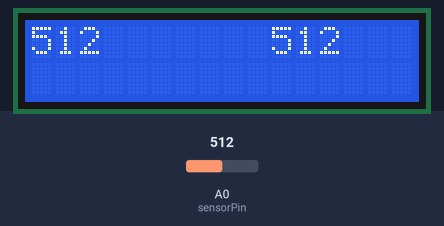
Bench run of a sketch on a simulated Arduino Nano, built with avr-gcc and run on an emulated ATmega328P. Shown: 16×2 character LCD. The test bench sets the inputs (shaded band); at power-on: A0 (sensorPin) = 512.

Above: at 1.2 s.
1.3 s: A0 (sensorPin) set to 716
At 3.2 s:
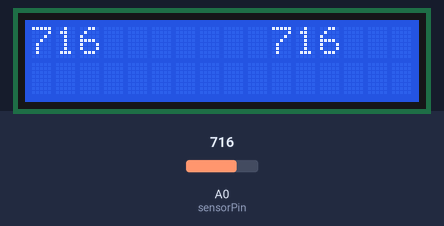
3.5 s: A0 (sensorPin) set to 900
At 4.9 s:
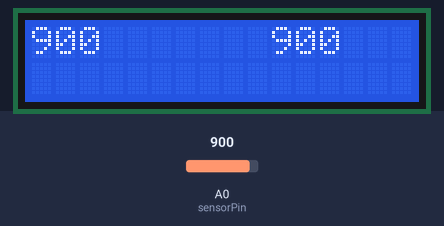
5.5 s: A0 (sensorPin) set to 1023
At 6.5 s:
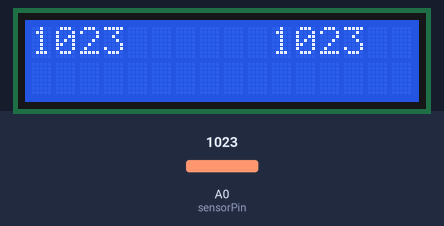
Timing chart, 0 to 8.5 s (numbered marks = the images above; inputs shaded):
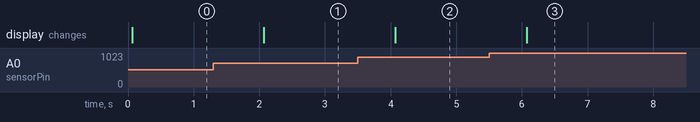

The sketch:

prueba_sensor_nano.ino
```cpp
#include <LiquidCrystal.h>
#include <TimerOne.h>

LiquidCrystal lcd(7,6,5,4,3,2);

int sensorPin = A0;
int sensorValue = 0;
int maxSegon = 0;
int maxRecord = 0;

void setup() {
  // Interrupts tiempo
  Timer1.initialize(10000);              //10ms
  Timer1.attachInterrupt(getDades);
  // Init LCD
  lcd.begin(16,2);
  //lcd.print("Hello there");
  //lcd.setCursor(0, 1);
  //lcd.print("general rabioli");

  pinMode(sensorPin, INPUT);
  Serial.begin(9600);
}

void calcularMaxSegon() {
  if(sensorValue > maxSegon) maxSegon = sensorValue;
}

void calcularMaxRecord() {
  if(maxSegon > maxRecord) maxRecord = maxSegon;
}

void getDades() {
  sensorValue = analogRead(sensorPin);
  calcularMaxSegon();
}

void printPantalla() {
  lcd.setCursor(0, 0);
  lcd.print(maxSegon);
  lcd.setCursor(10, 0);
  lcd.print(maxRecord);
}

void loop() {
  calcularMaxRecord();
  printPantalla();
  maxSegon = 0;
  delay(1000);
}
```

Measured:
- after the input at 1.3 s, the display: changes after 0.77 s (image 1)
- after the input at 3.5 s, the display: changes after 0.57 s (image 2)
- after the input at 5.5 s, the display: changes after 0.57 s (image 3)
